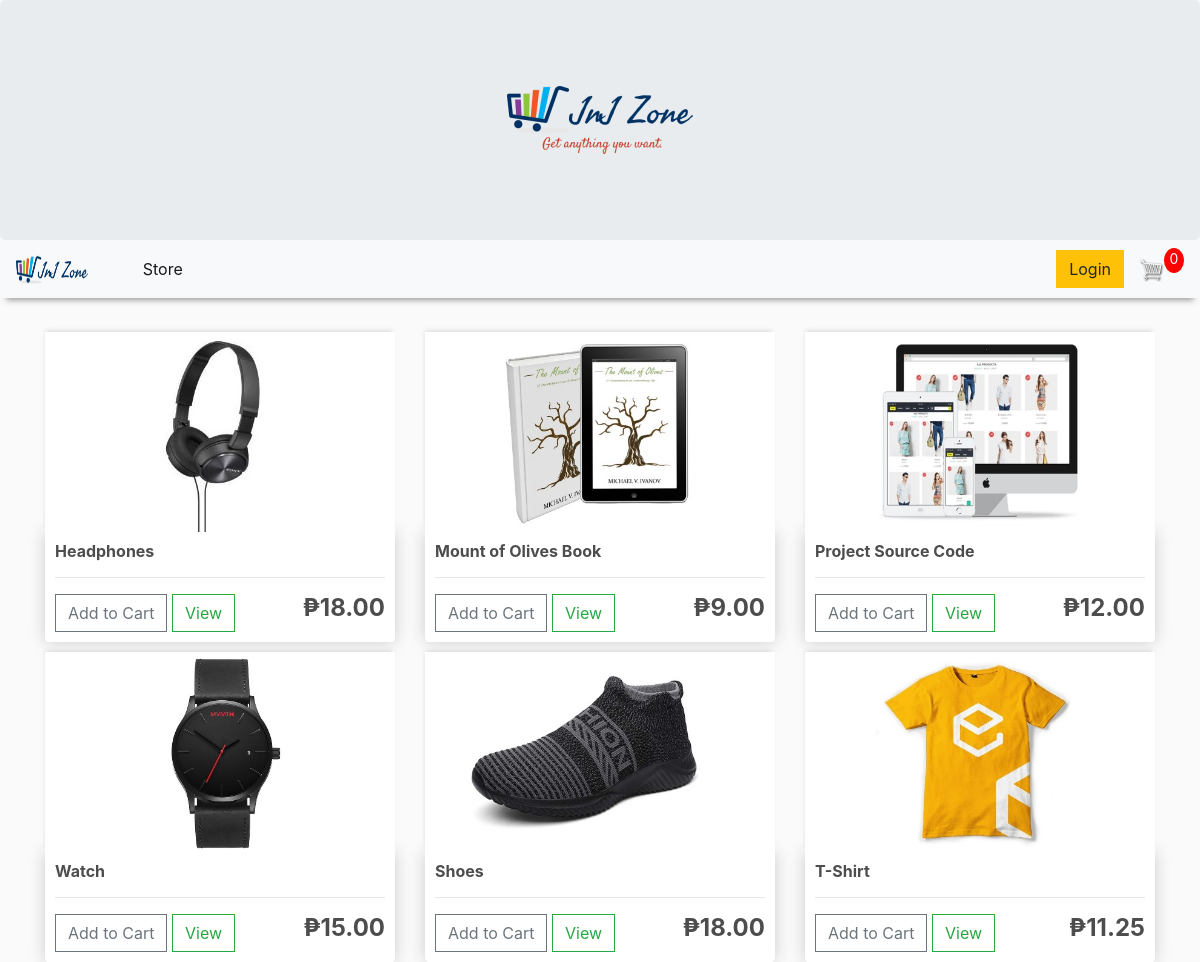
The app's page / (signed in) with its own data.
### store/models.py (models this page shows, shortened)
class Product(models.Model):
	name = models.CharField(max_length=200, null=True)
	price = models.DecimalField(max_digits=7, decimal_places=2)
	digital = models.BooleanField(default=False, null=True, blank=False)
	image = models.ImageField(null=True, blank=True)
	@property
	def imageURL(self):
		try:
			url = self.image.url
		except:
			url = ''
		return url

### store/views.py (the view)
# urls.py: path('', include('store.urls')),
def store(request):
	data = cartData(request)
	cartItems = data['cartItems']
	products = Product.objects.all()
	context = {'products': products, 'cartItems': cartItems}
	return render(request, 'store/store.html', context)

### store/models.py (called while the page is built)
	@property
	def get_cart_items(self):
		orderitems = self.orderitem_set.all()
		total = sum([item.quantity for item in orderitems])
		return total

### store/utils.py (called while the page is built)
def cartData(request):
	if request.user.is_authenticated:
		customer = request.user.customer
		order, created = Order.objects.get_or_create(customer=customer, complete=False)
		items = order.orderitem_set.all()
		cartItems = order.get_cart_items
	else:
		cookieData = cookieCart(request)
		cartItems = cookieData['cartItems']
		order = cookieData['order']
		items = cookieData['items']
	return {'cartItems': cartItems, 'order': order, 'items': items}

### store/templates/store/store.html
{% extends 'store/main.html' %}
{% load static %}
{% block content %}
	<div class="row">
		{% for product in products %}
		<div class="col-lg-4">
			<img class="thumbnail" src="{{product.imageURL}}">
			<div class="box-element product">
				<h6><strong>{{ product.name }}</strong></h6>
				<hr>
				<button data-product="{{product.id}}" data-action="add" class="btn btn-outline-secondary add-btn update-cart">Add to Cart</button>
				<a class="btn btn-outline-success" href="#">View</a>
				<h4 style="display: inline-block; float: right"><strong>&#8369;{{ product.price|floatformat:2 }}</strong></h4>
			</div>
		</div>
		{% endfor %}
	</div>
{% endblock content %}

### static/css/main.css (style rules this page uses)
body { background-color: hsl(0, 0%, 98%); }
h1,h2,h3,h4,h5,h6 { color:hsl(0, 0%, 30%); }
.box-element { box-shadow:hsl(0, 0%, 80%) 0 0 16px; background-color: #fff; border-radius: 4px; padding: 10px; }
.thumbnail { width: 100%; height: 200px; -webkit-box-shadow: -1px -3px 5px -2px rgba(214,214,214,1); -moz-box-shadow: -1px -3px 5px -2px rgba(214,214,214,1); box-shadow: -1px -3px 5px -2px rgba(214,214,214,1); }
.product { border-radius: 0 0 4px 4px; }
.col-lg-4 { margin-top: 10px; }
.btn { border-radius: 0; }

### records on screen
Product: imageURL (picture), name "Headphones", price "18.00"
Product: imageURL (picture), name "Mount of Olives Book", price "9.00"
Product: imageURL (picture), name "Project Source Code", price "12.00"
Product: imageURL (picture), name "Watch", price "15.00"
Product: imageURL (picture), name "Shoes", price "18.00"
Product: imageURL (picture), name "T-Shirt", price "11.25"

### other values on screen
{{ cartItems }} "0"
